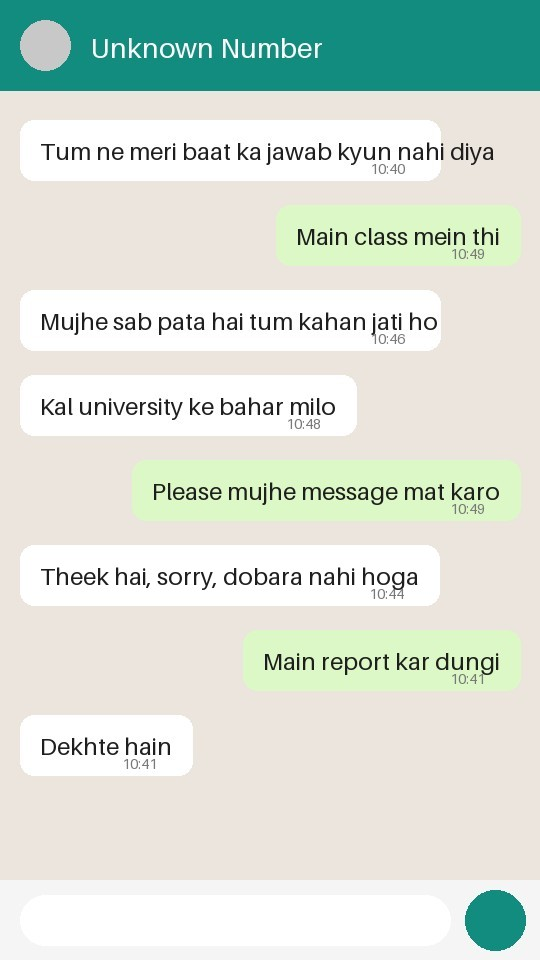
#> input picture backend/forensics_samples/ela/jpeg_edited.jpg, 540 x 960 px
$ python -i ela.py   (imports and definitions only)
#> lines starting #> are read from the running program, lines starting #| are printed output that depends on the picture
"""Error Level Analysis (ELA) for image evidence — FYP-1 Mid prototype.

Idea
  A JPEG loses a little detail every time it is saved. If the whole picture has been saved the
  same number of times, re-saving it once more changes every area by a similar, small amount.
  An area pasted or redrawn later has been compressed fewer times, so it usually changes MORE
  when re-saved. ELA re-saves the image at a known JPEG quality and shows, pixel by pixel, how
  much each area changed (the "error level").

What this module returns
  - ela image:   the per-pixel difference, brightened so it is visible
  - heatmap:     the difference averaged over small blocks and laid over the picture, so areas
                 that changed more stand out (yellow = more change)
  - numbers:     mean / 99th-percentile / max error and the brightest blocks to look at

Limits (state these in the report and demo)
  - ELA does NOT prove manipulation. It points a person at areas worth a closer look.
  - Sharp edges, text and strongly coloured areas always show higher error, edited or not.
    Judge a bright area against similar content in the same image (e.g. other chat bubbles).
  - Works best on JPEG images. PNG screenshots are lossless, so there is no compression history
    to compare and the output says so.
  - Heavy recompression (e.g. an image forwarded several times through a messaging app) can
    erase the traces of an edit.
Only Pillow is needed.
"""
from __future__ import annotations

import io
from dataclasses import asdict, dataclass, field

from PIL import Image, ImageChops, ImageDraw, ImageFont, ImageOps, UnidentifiedImageError

DEFAULT_QUALITY = 90       # JPEG quality used for the re-save
DEFAULT_BLOCK = 16         # block size (pixels) for the heatmap and the "brightest blocks" list
DISPLAY_PERCENTILE = 99.5  # brighten the ELA image so this percentile maps to full white


@dataclass
class ELAResult:
    width: int
    height: int
    input_format: str
    quality: int
    mean_error: float          # average change per pixel, 0-255 scale
    p99_error: float           # 99% of pixels changed by at most this much
    max_error: int
    block_size: int
    brightest_blocks: list = field(default_factory=list)   # [{x, y, w, h, mean_error}]
    note: str = ""

    def to_dict(self) -> dict:
        return asdict(self)


def load_rgb(image_bytes: bytes) -> tuple[Image.Image, str]:
    if not isinstance(image_bytes, (bytes, bytearray)) or not image_bytes:
        raise ValueError("Expected non-empty image bytes.")
    try:
        with Image.open(io.BytesIO(image_bytes)) as image:
            fmt = (image.format or "unknown").upper()
            image.load()
            image = ImageOps.exif_transpose(image)
            return image.convert("RGB"), fmt
    except (UnidentifiedImageError, OSError) as exc:
        raise ValueError("Invalid or unreadable image bytes.") from exc


# [59 lines left out: functions _resave_jpeg, _percentile, error_level, ela_visual, block_means, heatmap and 1 more, not called in this run]


def analyse(
        image_bytes: bytes,
        quality: int = DEFAULT_QUALITY,
        block: int = DEFAULT_BLOCK,
        top_n: int = 5):
    """Run ELA. Returns (ELAResult, original RGB image, ela image, heatmap image)."""
    image, fmt = load_rgb(image_bytes)
    diff = error_level(image, quality)

    hist = diff.histogram()
    total = sum(hist)
    small = block_means(diff, block)
    cells = sorted(
        ((value, i % small.width, i // small.width) for i, value in enumerate(small.tobytes())),
        reverse=True,
    )[:top_n]

    note = ("Bright areas are worth a closer look; they are not proof of editing. "
            "Compare them with similar content in the same image.")
    if fmt != "JPEG":
        note = (f"Input is {fmt}, not JPEG: a lossless image has no compression history, so ELA "
                "mostly shows edges and colours here. " + note)

    result = ELAResult(
        width=image.width,
        height=image.height,
        input_format=fmt,
        quality=quality,
        mean_error=round(sum(v * c for v, c in enumerate(hist)) / total, 3),
        p99_error=float(_percentile(diff, 99)),
        max_error=diff.getextrema()[1],
        block_size=block,
        brightest_blocks=[
            {"x": cx * block, "y": cy * block, "w": block, "h": block, "mean_error": value}
            for value, cx, cy in cells
        ],
        note=note,
    )
    return result, image, ela_visual(diff), heatmap(image, diff, block)


# [26 lines left out: functions panel, analyse_to_png, not called in this run]

>>> import cv2
>>> picture = cv2.imread('../../forensics_samples/ela/jpeg_edited.jpg', cv2.IMREAD_GRAYSCALE)
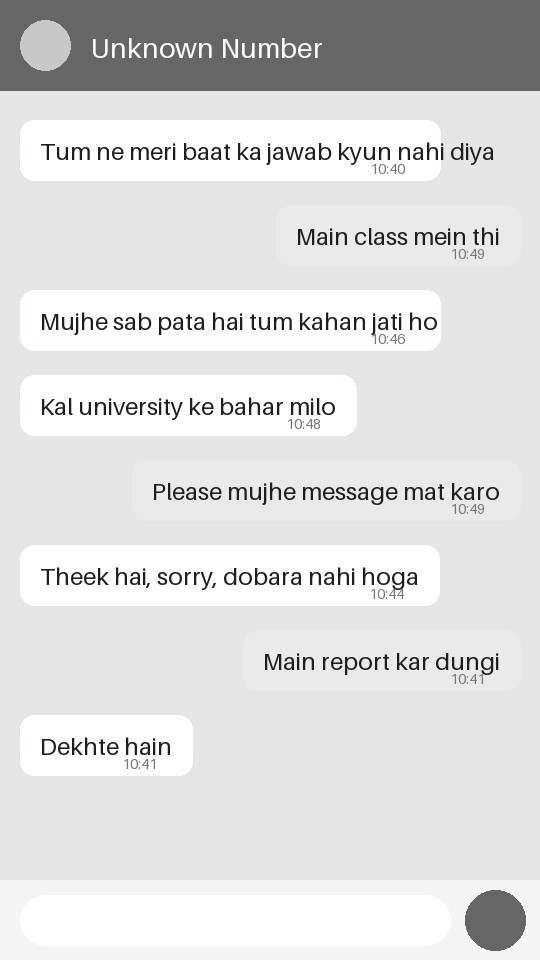
#> picture: shape (960, 540); min 17, max 255, mean 219.7
>>> result = analyse(picture)
#> (the run stopped early here; a loop or call above may not have finished)
